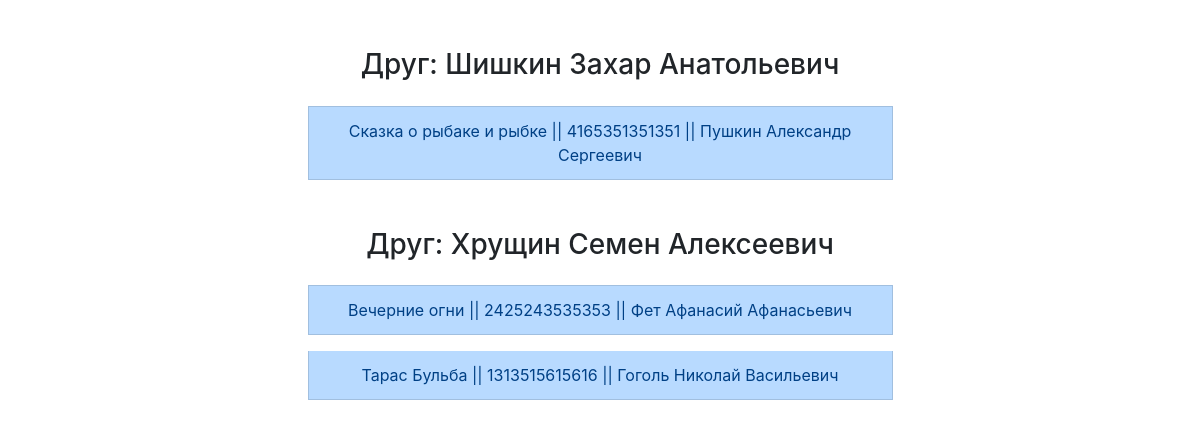
Page /friends/ on the committed database.
### p_library/models.py (models this page shows, shortened)
class Friend(models.Model):
    full_name = models.CharField(max_length=50, verbose_name='Имя друга')
    address = models.CharField(max_length=128, verbose_name='Адрес')
    email = models.EmailField(verbose_name='Электронный адресс')

class Book(models.Model):
    ISBN = models.CharField(max_length=13, verbose_name='Международный стандартный книжный номер')
    title = models.CharField(max_length=128, verbose_name='Название')
    description = models.TextField(verbose_name='Аннотация')
    year_release = models.PositiveSmallIntegerField(verbose_name='Год издания')
    copy_count = models.PositiveSmallIntegerField(default=1, verbose_name='Число копий')
    price = models.DecimalField(max_digits=12, decimal_places=2, verbose_name='Цена')
    authors = models.ManyToManyField(
        Author,
        through='Inspiration',
        through_fields=('book', 'author'),
        verbose_name='Авторы',
        related_name='book_authors',
    )
    publisher = models.ForeignKey(
        Publisher,
        null=True,
        blank=True,
        on_delete=models.SET_NULL,
        verbose_name='Издательство',
        related_name='book_publisher',
    )
    friend = models.ForeignKey(
        Friend,
        null=True,
        blank=True,
        on_delete=models.SET_NULL,
        verbose_name='Книга одолжена другу',
        related_name='book_friend',
    )
    date_issue = models.DateTimeField(auto_now=False, auto_now_add=False, null=True, blank=True, verbose_name='Книга выдана')
    date_delivery = models.DateTimeField(auto_now=False, auto_now_add=False, null=True, blank=True, verbose_name='Книга должна быть сдана')

class Author(models.Model):
    full_name = models.CharField(max_length=50, verbose_name='Имя автора')
    birth_year = models.PositiveSmallIntegerField(verbose_name='Год рождения')
    country = models.CharField(max_length=2, verbose_name='Страна')

### p_library/views.py (the view)
# urls.py: path('friends/', views.friends_list),
def friends_list(request):
    template = loader.get_template('friends.html')
    friends = Friend.objects.all()
    data = {
        'friends': friends,
    }
    return HttpResponse(template.render(data))

### p_library/templates/friends.html (shortened to what this page needs)
<!DOCTYPE html>
<html lang="en">
<head>
    <link rel="stylesheet" href="https://stackpath.bootstrapcdn.com/bootstrap/4.5.2/css/bootstrap.min.css">
</head>
<body>
    <div class="container-fluid">
        <ul class="list-group">
            {% for friend in friends %}
            <h3 class="text-center mt-5">Друг: {{ friend.full_name }}</h3>
            <div class="wrap d-flex flex-column align-items-center">
                {% for book in friend.book_friend.all %}
                {% for author in book.authors.all %}
                <li class="list-group-item list-group-item-primary mt-3 col-6 text-center">{{ book.title }} || {{ book.ISBN }} || {{ author.full_name }}</li>
                {% endfor %}
                {% endfor %}
            </div>
            {% endfor %}
        </ul>
    </div>
</body>
</html>

### rows in the picture
Friend: full_name "Шишкин Захар Анатольевич"
Book: title "Сказка о рыбаке и рыбке", ISBN "4165351351351"
Author: full_name "Пушкин Александр Сергеевич"
Friend: full_name "Хрущин Семен Алексеевич"
Book: title "Вечерние огни", ISBN "2425243535353"
Author: full_name "Фет Афанасий Афанасьевич"
Book: title "Тарас Бульба", ISBN "1313515615616"
Author: full_name "Гоголь Николай Васильевич"
